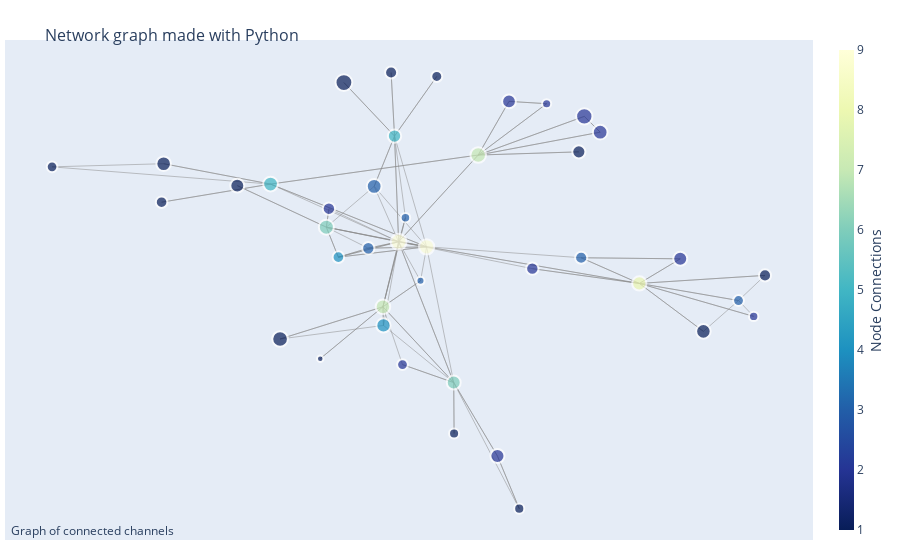

Write notebook code for a chart like this one.
### Code cell
network_graphs.plotly_network_graph(H)

### Figure 1 — Plotly figure (JSON) as saved in the notebook; plotly's stock layout.template omitted (floating-point values rounded to 4 significant figures; data arrays with more than 128 entries replaced by an {"elided": "..."} marker saying what was removed)
{"data": [{"hoverinfo": "none", "line": {"color": "#888", "width": 0.5}, "mode": "lines", "type": "scatter", "x": {"elided": "366 float values"}, "y": {"elided": "366 float values"}}, {"hoverinfo": "text", "marker": {"color": [2, 3, 8, 1, 2, 2, 2, 3, 5, 1, 7, 3, 6, 1, 5, 1, 2, 3, 1, 7, 6, 4, 1, 2, 1, 2, 2, 2, 3, 1, 1, 9, 3, 1, 9, 1, 1, 1, 2, 4, 1], "colorbar": {"thickness": 15, "title": {"side": "right", "text": "Node Connections"}, "xanchor": "left"}, "colorscale": [[0, "rgb(255,255,217)"], [0.125, "rgb(237,248,177)"], [0.25, "rgb(199,233,180)"], [0.375, "rgb(127,205,187)"], [0.5, "rgb(65,182,196)"], [0.625, "rgb(29,145,192)"], [0.75, "rgb(34,94,168)"], [0.875, "rgb(37,52,148)"], [1, "rgb(8,29,88)"]], "line": {"width": 2}, "reversescale": true, "showscale": true, "size": [9.118, 10.86, 14.33, 11.58, 13.77, 16.34, 14.75, 12.21, 13.38, 16.83, 14.63, 9.473, 15.0, 10.15, 14.71, 13.96, 14.09, 8.013, 13.16, 15.59, 13.94, 14.27, 12.15, 12.43, 15.67, 9.426, 14.01, 10.78, 14.81, 14.54, 10.08, 15.9, 12.32, 14.6, 15.22, 12.08, 11.03, 10.68, 12.37, 11.61, 6.522]}, "mode": "markers", "text": ["Visual Escape has 2 connections and 9120 subscribers", "Film Riot Extras has 3 connections and 52000 subscribers", "Film Riot has 8 connections and 1670000 subscribers", "Spacestation Stuff has 1 connections and 107000 subscribers", "TEAMSUPERTRAMP has 2 connections and 959000 subscribers", "Lindsey Stirling has 2 connections and 12500000 subscribers", "Peter Hollens has 2 connections and 2540000 subscribers", "Aputure has 3 connections and 200000 subscribers", "Mike Diva has 5 connections and 650000 subscribers", "JennaMarbles has 1 connections and 20300000 subscribers", "Nukazooka has 7 connections and 2250000 subscribers", "Atomic Punch has 3 connections and 13000 subscribers", "Node has 6 connections and 3260000 subscribers", "Andrew Gerlicher Music has 1 connections and 25500 subscribers", "Shonduras has 5 connections and 2440000 subscribers", "BrandonJLa has 1 connections and 1150000 subscribers", "FinalCutKing has 2 connections and 1310000 subscribers", "johnyboz has 3 connections and 3020 subscribers", "Jacob + Katie Schwarz has 1 connections and 520000 subscribers", "devinsupertramp has 7 connections and 5920000 subscribers", "SoKrispyMedia has 6 connections and 1130000 subscribers", "Mr.TVCow has 4 connections and 1570000 subscribers", "Red Giant has 1 connections and 189000 subscribers", "Cerberusarms has 2 connections and 250000 subscribers", "TomSka has 1 connections and 6420000 subscribers", "VFX Productions has 2 connections and 12400 subscribers", "Indy Mogul has 2 connections and 1210000 subscribers", "Fury Fingers - GOONS INC - Out Now! has 2 connections and 48100 subscribers", "Anna Akana has 3 connections and 2700000 subscribers", "Variant Comics has 1 connections and 2070000 subscribers", "SamWickert has 1 connections and 23900 subscribers", "Corridor has 9 connections and 8060000 subscribers", "Guillotine Channel has 3 connections and 224000 subscribers", "A for Adley - Learning & Fun has 1 connections and 2190000 subscribers", "Corridor Crew has 9 connections and 4090000 subscribers", "Adi Shankar's BOOTLEG UNIVERSE has 1 connections and 176000 subscribers", "Megasteakman has 1 connections and 61600 subscribers", "Dorothy Gee has 1 connections and 43300 subscribers", "FXhome has 2 connections and 236000 subscribers", "Corridor Cast has 4 connections and 110000 subscribers", "Lane Carter has 1 connections and 679 subscribers"], "type": "scatter", "x": [0.1893, 0.5449, 0.3611, -0.5242, 0.1196, 0.2591, 0.2886, 0.2534, -0.09256, -0.1864, -0.114, -0.07231, -0.2189, 0.1386, -0.3223, -0.3839, 0.09814, -0.04443, 0.249, 0.06249, 0.01717, -0.113, 0.594, -0.2141, -0.3047, 0.573, 0.4369, -0.07777, -0.1302, 0.4798, 0.0178, -0.08497, -0.1411, -0.5204, -0.03309, -0.09888, -0.01426, -0.7271, 0.1628, -0.1966, -0.2302], "y": [0.5174, -0.2202, -0.1561, 0.1483, 0.5261, 0.4698, 0.4107, -0.05987, 0.3961, 0.5966, -0.2436, 0.09031, 0.05469, -1, 0.2162, 0.2104, -0.8028, -0.1464, 0.337, 0.325, -0.5276, -0.3135, -0.1259, 0.1241, -0.3643, -0.2795, -0.06385, -0.4601, 0.2077, -0.3357, -0.7183, -8.605e-05, -0.02418, 0.2925, -0.01878, 0.6341, 0.6196, 0.2807, -0.1008, -0.05758, -0.438]}], "layout": {"annotations": [{"showarrow": false, "text": "Graph of connected channels", "x": 0.005, "xref": "paper", "y": -0.002, "yref": "paper"}], "autosize": true, "hovermode": "closest", "margin": {"b": 20, "l": 5, "r": 5, "t": 40}, "showlegend": false, "title": {"font": {"size": 16}, "text": "<br>Network graph made with Python"}, "xaxis": {"autorange": true, "range": [-0.8139, 0.6824], "showgrid": false, "showticklabels": false, "type": "linear", "zeroline": false}, "yaxis": {"autorange": true, "range": [-1.125, 0.7652], "showgrid": false, "showticklabels": false, "type": "linear", "zeroline": false}}}
